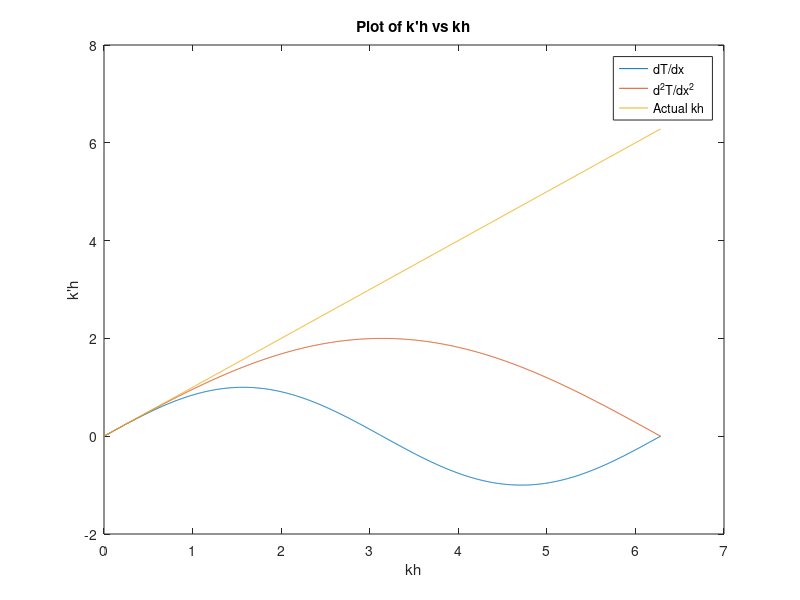

Write MATLAB code to recreate this figure. (Note: this script raises an error after producing the figure.)
%% Part A
clc; clear all;
kh = linspace(0,2*pi, 1000);
dkh1 = sin(kh);
dkh2 = (2.*sin(kh/2));
plot(kh,dkh1);
hold on;
plot(kh, dkh2);
hold on;
plot(kh, kh);
xlabel('kh');
ylabel('k''h');
title('Plot of k''h vs kh')
legend('dT/dx', 'd^2T/dx^2', 'Actual kh');

%% Part Di using linear extrapolation
clc; clear all;
u = 0.4; a = 0;
dt = 0.00005;
dx = 0.002;
x = 0:dx:1; t = 0:dt:2;
N = length(x);
b1=1/4; b2=0; b3=3/4;
a21=8/15; a31=1/4; a32=5/12;
T0 = sin(pi.*x) .* (cos(4 .* pi .* x) + sin(20 .* pi .* x));
T=T0;
T(1) = 0; T(end) = 0;
Tn = T;
Tsaved = zeros(3,N);
for i = 1:length(t)
    for j = 2:N-1 %inner node solution
        f1 = odefcn(T                  ,j,dx,a,u);
        f2 = odefcn(T+(a21*f1)         ,j,dx,a,u);
        f3 = odefcn(T+(a31*f1)+(a32*f2),j,dx,a,u);
        Tn(j) = T(j) + dt*(b1*f1 + b2*f2 + b3*f3);
    end
    %solving for end node using linear extrapolation
    Tn(N) = 2*Tn(N-1)-Tn(N-2);
    %saving desired time stamps
    if t(i) == 0.5
        Tsaved(1,:) = Tn;
    elseif t(i) == 1.0
        Tsaved(2,:) = Tn;
    elseif t(i) == 2.0
        Tsaved(3,:) = Tn;
    end
    T=Tn;
end

subplot(2,2,1);
plot(x,T0);
xlabel("Distance (x)")
ylabel("Temperature (T)")
title("Time = 0 seconds")
subplot(2,2,2);
plot(x,Tsaved(1,:));
xlabel("Distance (x)")
ylabel("Temperature (T)")
title("Time = 0.5 seconds")
subplot(2,2,3);
plot(x,Tsaved(2,:));
xlabel("Distance (x)")
ylabel("Temperature (T)")
title("Time = 1 seconds")
subplot(2,2,4);
plot(x,Tsaved(3,:));
xlabel("Distance (x)")
ylabel("Temperature (T)")
title("Time = 2 seconds")
sgtitle('Convection w/Linear Extrapolation')

%% Part Di using first order backwards
clc; clear all;
u = 0.4; a = 0;
dt = 0.00005;
dx = 0.002;
x = 0:dx:1; t = 0:dt:2;
N = length(x);
b1=1/4; b2=0; b3=3/4;
a21=8/15; a31=1/4; a32=5/12;
T0 = sin(pi.*x) .* (cos(4 .* pi .* x) + sin(20 .* pi .* x));
T=T0;
T(1) = 0; T(end) = 0;
Tn = T;
Tsaved = zeros(3,N);
for i = 1:length(t)
    for j = 2:N %inner node solution
        if j == N %solves for the last node using backward difference
            f1 = odefcn2(T                  ,j,dx,a,u);
            f2 = odefcn2(T+(a21*f1)         ,j,dx,a,u);
            f3 = odefcn2(T+(a31*f1)+(a32*f2),j,dx,a,u);
            Tn(j) = T(j) + dt*(b1*f1 + b2*f2 + b3*f3);
        else %solves for all other nodes using central difference
            f1 = odefcn(T                  ,j,dx,a,u);
            f2 = odefcn(T+(a21*f1)         ,j,dx,a,u);
            f3 = odefcn(T+(a31*f1)+(a32*f2),j,dx,a,u);
            Tn(j) = T(j) + dt*(b1*f1 + b2*f2 + b3*f3);
        end
    end
    %saving desired time stamps
    if t(i) == 0.5
        Tsaved(1,:) = Tn;
    elseif t(i) == 1.0
        Tsaved(2,:) = Tn;
    elseif t(i) == 2.0
        Tsaved(3,:) = Tn;
    end
    T=Tn;
end

subplot(2,2,1);
plot(x,T0);
xlabel("Distance (x)")
ylabel("Temperature (T)")
title("Time = 0 seconds")
subplot(2,2,2);
plot(x,Tsaved(1,:));
xlabel("Distance (x)")
ylabel("Temperature (T)")
title("Time = 0.5 seconds")
subplot(2,2,3);
plot(x,Tsaved(2,:));
xlabel("Distance (x)")
ylabel("Temperature (T)")
title("Time = 1 seconds")
subplot(2,2,4);
plot(x,Tsaved(3,:));
xlabel("Distance (x)")
ylabel("Temperature (T)")
title("Time = 2 seconds")
sgtitle('Convection w/Backward Difference')

%% Part Dii
clc; clear all;
u = 0; a = 0.01;
dt = 0.0005;
dx = 0.02;
x = 0:dx:1; t = 0:dt:10;
N = length(x);
b1=1/4; b2=0; b3=3/4;
a21=8/15; a31=1/4; a32=5/12;
T0 = sin(pi.*x) .* (cos(4 .* pi .* x) + sin(20 .* pi .* x));
T0(1) = 0; T0(end) = 0.5;
T=T0;
Tn = T;
Tsaved = zeros(5,N);
for i = 1:length(t)
    for j = 2:N-1 %inner node solution
        f1 = odefcn(T                  ,j,dx,a,u);
        f2 = odefcn(T+(a21*f1)         ,j,dx,a,u);
        f3 = odefcn(T+(a31*f1)+(a32*f2),j,dx,a,u);
        Tn(j) = T(j) + dt*(b1*f1 + b2*f2 + b3*f3);
    end
    %saving desired time stamps
    if t(i) == 0.02
        Tsaved(1,:) = Tn;
    elseif t(i) == 0.1
        Tsaved(2,:) = Tn;
    elseif t(i) == 0.5
        Tsaved(3,:) = Tn;
    elseif t(i) == 1
        Tsaved(4,:) = Tn;
    elseif t(i) == 10
        Tsaved(5,:) = Tn;
    end
    T=Tn;
end

subplot(3,2,1);
plot(x,T0);
xlabel("Distance (x)")
ylabel("Temperature (T)")
title("Time = 0 seconds")
subplot(3,2,2);
plot(x,Tsaved(1,:));
xlabel("Distance (x)")
ylabel("Temperature (T)")
title("Time = 0.02 seconds")
subplot(3,2,3);
plot(x,Tsaved(2,:));
xlabel("Distance (x)")
ylabel("Temperature (T)")
title("Time = 0.1 seconds")
subplot(3,2,4);
plot(x,Tsaved(3,:));
xlabel("Distance (x)")
ylabel("Temperature (T)")
title("Time = 0.5 seconds")
subplot(3,2,5);
plot(x,Tsaved(4,:));
xlabel("Distance (x)")
ylabel("Temperature (T)")
title("Time = 1 seconds")
subplot(3,2,6);
plot(x,Tsaved(5,:));
xlabel("Distance (x)")
ylabel("Temperature (T)")
title("Time = 10 seconds")


sgtitle('Diffusion')

%% Exact Solution to Advection Equation
clc; clear all;
u = 0.4; a = 0;
dt = 0.00005;
dx = 0.002;
x = 0:dx:1; t = 0:dt:2;
N = length(x);
b1=1/4; b2=0; b3=3/4;
a21=8/15; a31=1/4; a32=5/12;
T0 = sin(pi.*x) .* (cos(4 .* pi .* x) + sin(20 .* pi .* x));
T=T0;
T(1) = 0; T(end) = 0;
Tn = T;
Tsaved = zeros(3,N);
for i = 1:length(t)
    for j = 2:N %inner node solution
        if x(j)-(u*t(i)) <=0
            Tn(j) = 0;
        else
            idx = find(x>=x(j)-(u*t(i)),1);
            Tn(j) = T0(idx);
        end
    end
    %saving desired time stamps
    if t(i) == 0.5
        Tsaved(1,:) = Tn;
    elseif t(i) == 1.0
        Tsaved(2,:) = Tn;
    elseif t(i) == 2.0
        Tsaved(3,:) = Tn;
    end
    T=Tn;
end

subplot(2,2,1);
plot(x,T0);
xlabel("Distance (x)")
ylabel("Temperature (T)")
title("Time = 0 seconds")
subplot(2,2,2);
plot(x,Tsaved(1,:));
xlabel("Distance (x)")
ylabel("Temperature (T)")
title("Time = 0.5 seconds")
subplot(2,2,3);
plot(x,Tsaved(2,:));
xlabel("Distance (x)")
ylabel("Temperature (T)")
title("Time = 1 seconds")
subplot(2,2,4);
plot(x,Tsaved(3,:));
xlabel("Distance (x)")
ylabel("Temperature (T)")
title("Time = 2 seconds")
sgtitle('Exact Solution')